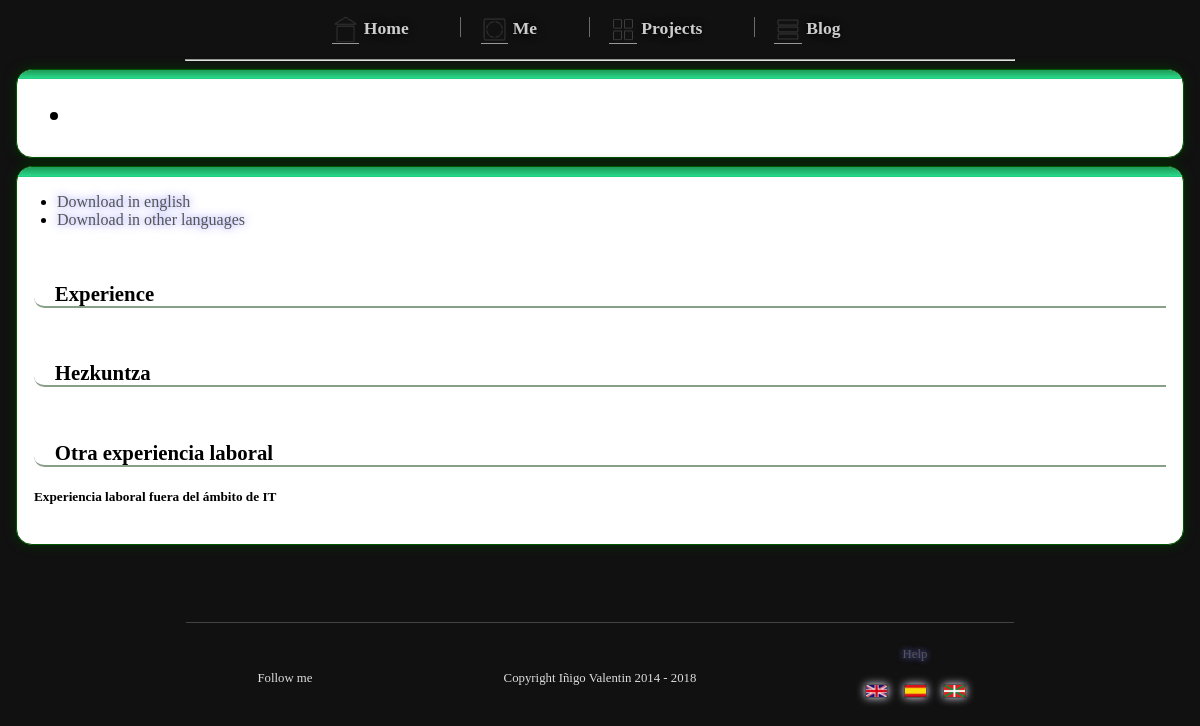
The page /en/profile/ on the database its author committed.
### tables this page shows
CREATE TABLE text (
    id       VARCHAR(32),
    lang     VARCHAR(2)     REFERENCES lang.code,
    section  VARCHAR(32),
    text     VARCHAR(5000),
    file     VARCHAR(32),
    PRIMARY KEY(id, lang)
);

CREATE TABLE cv_category (
    id        INT          AUTO_INCREMENT      PRIMARY KEY,
    title     VARCHAR(32)  REFERENCES text.id,
    summary   VARCHAR(32)  REFERENCES text.id,
    visible   BOOLEAN      NOT NULL            DEFAULT 1,
    priority  INT          NOT NULL            UNIQUE
);

CREATE TABLE lang (
    code    VARCHAR(2)   PRIMARY KEY,
    name    VARCHAR(16)  NOT NULL,
    active  BOOLEAN      DEFAULT 0
);

### www/functions.php (called while the page is built, shortened)
<?php
    function get_protocol(){
        if (isset($_SERVER["HTTPS"]) && ($_SERVER["HTTPS"] == "on" || $_SERVER["HTTPS"] == 1) || isset($_SERVER["HTTP_X_FORWARDED_PROTO"]) && $_SERVER["HTTP_X_FORWARDED_PROTO"] == "https") {
            $protocol = "https://";
        }
        else {
            $protocol = "http://";
        }
        return $protocol;
    }
    function select_language($con){
        $available_languages = array();
        $q_lang = mysqli_query($con, "SELECT code FROM lang WHERE active = 1;");
        while ($r_lang = mysqli_fetch_array($q_lang)){
            array_push($available_languages, $r_lang["code"]);
        }
        $lang = substr($_SERVER["REQUEST_URI"], 1, 2);
        if (in_array($lang, $available_languages)){
            return $lang;
        }
    }
    function text($con, $id, $lang){
        $q = mysqli_query($con, "SELECT text, file FROM text WHERE id = '$id' AND lang = '$lang';");
        $r = mysqli_fetch_array($q);
        if (strlen($r["file"]) > 0){
            return file_get_contents($_SERVER["DOCUMENT_ROOT"] . "string/" . $r["file"]);
        }
        else{
            return $r["text"];
        }
    }
?>

### www/profile/index.php (the view, shortened to what this page needs)
<?php
    $http_host = $_SERVER["HTTP_HOST"];
    $doc_root = $_SERVER["DOCUMENT_ROOT"] . "/";
    include $doc_root . "functions.php";
    $proto = get_protocol();
    $con = start_db();
    $server = $proto . $http_host;
    $lang = select_language($con);
    $lserver = $server . "/" . $lang;
?>
<!DOCTYPE html>
<html>
    <head>
    </head>
    <body>
<?php
        include $doc_root . "header.php";
?>
        <div id='content'>
            <div class='section section_no_title'>
                <h3 id='name' class='section_title'><?=text($con, "USER_NAME", $lang);?></h3>
                <div class='entry' id='profile'>
                    <div class='table_row'>
                        <div class='table_cell'>
                            <img id='profile' src='<?=$lserver?>/img/profile/x16/0.png' alt='<?=text($con, "USER_NAME", $lang);?>' title='<?=text($con, "USER_NAME", $lang);?>' />
                        </div>
                    </div>
                </div>
            </div>
            <div class='section'>
                <h3 class='section_title'><?=text($con, "PROFILE_CV", $lang);?></h3>
                <ul class='cv_download'>
                    <li>
                        <a target='_blank' href='TODO' title='<?=text($con, "USER_NAME", $lang);?> - <?=text($con, "PROFILE_CV", $lang);?>'><?=text($con, "PROFILE_DOWNLOAD_CURRENT", $lang);?></a>
                    </li>
                    <li>
                        <a href='TODO' title='<?=text($con, "PROFILE_CV_DOWNLOAD_LANG", $lang);?>'><?=text($con, "PROFILE_DOWNLOAD_OTHER", $lang);?></a>
                    </li>
                </ul>
<?php
                $q_section = mysqli_query($con, "SELECT * FROM cv_category WHERE visible = 1 ORDER BY priority;");
                while ($r_section = mysqli_fetch_array($q_section)){
?>
                    <div id='cv' class='entry cv_entry'>
                        <h4 class='cv_entry_title'><?=text($con, $r_section["title"], $lang)?></h4>
<?php
                        if (strlen($r_section["summary"]) > 0){
?>
                            <h5><?=text($con, $r_section["summary"], $lang)?></h5>
<?php
                        }
?>
                    </div>
<?php
                }
?>
            </div>
        </div>
<?php
        include $doc_root . "footer.php";
?>
    </body>
</html>

### www/header.php (shortened to what this page needs)
<div id='header_parent'>
    <nav id='header'>
        <a href='<?=$lserver?>/'>
            <span class='header_container'>
                <span class='header_icon_container'><img class='header_icon' alt='<?=text($con, "HEADER_HOME", $lang);?>' src='<?=$lserver?>/img/icon/home.gif'/></span>
                <?=text($con, "HEADER_HOME", $lang);?>
            </span>
        </a>
        <a href='<?=$lserver?>/profile/'>
            <span class='header_container'>
                <span class='header_icon_container'><img class='header_icon' alt='<?=text($con, "HEADER_ME", $lang);?>' src='<?=$lserver?>/img/icon/profile.gif'/></span>
                <?=text($con, "HEADER_PROFILE", $lang);?>
            </span>
        </a>
        <a href='<?=$lserver?>/project/'>
            <span class='header_container'>
                <span class='header_icon_container'><img class='header_icon' alt='<?=text($con, "HEADER_PROJECTS", $lang);?>' src='<?=$lserver?>/img/icon/project.gif'/></span>
                <?=text($con, "HEADER_PROJECTS", $lang);?>
            </span>
        </a>
        <a href='<?=$lserver?>/blog/'>
            <span class='header_container'>
                <span class='header_icon_container'><img class='header_icon' alt='<?=text($con, "HEADER_BLOG", $lang);?>' src='<?=$lserver?>/img/icon/blog.gif'/></span>
                <?=text($con, "HEADER_BLOG", $lang);?>
            </span>
        </a>
    </nav>
</div>
<hr id='header_separator'/>

### www/footer.php (shortened to what this page needs)
<div id='footer'>
    <hr id='footer_separator'/><br/>
    <table id='footer_table'>
        <tr>
            <td id='footer_left'>
                <span id='footer_follow' class='desktop'><?=text($con, "FOOTER_FOLLOW", $lang);?><br/></span>
            </td>
            <td id='footer_center'><?=str_replace("#YEAR#", date("Y"), text($con, "FOOTER_COPY", $lang));?></td>
            <td id='footer_right'>
                <a href='<?=$lserver?>/help/'><?=text($con, "FOOTER_HELP", $lang);?></a>
                <br/><br/>
<?php
                $q_lang = mysqli_query($con, "SELECT * FROM lang WHERE active = 1;");
                while ($r = mysqli_fetch_array($q_lang)){
                    $uri = $_SERVER["REQUEST_URI"];
                    if (substr($uri, 3, 1) == '/'){
                        $uri = substr($uri, 3);
                    }
                    $dest = $server . "/" . $r["code"] . $uri;
?>
                    <a class='lang' href='<?=$dest?>'><img src='<?=$lserver?>/img/lang/<?=$r["code"]?>.gif' alt='<?=$r['name']?>' /></a>
<?php
                }
?>
            </td>
        </tr>
    </table>
</div>

### rows shown on the page
text: text "Home"
text: text "Me"
text: text "Projects"
text: text "Blog"
text: text "Download in english"
text: text "Download in other languages"
cv_category: title.text "Experience"
cv_category: title.text "Hezkuntza"
cv_category: title.text "Otra experiencia laboral", summary.text "Experiencia laboral fuera del ámbito de IT"
text: text "Follow me"
text: text "Help"
lang: shows a picture
lang: shows a picture
lang: shows a picture
